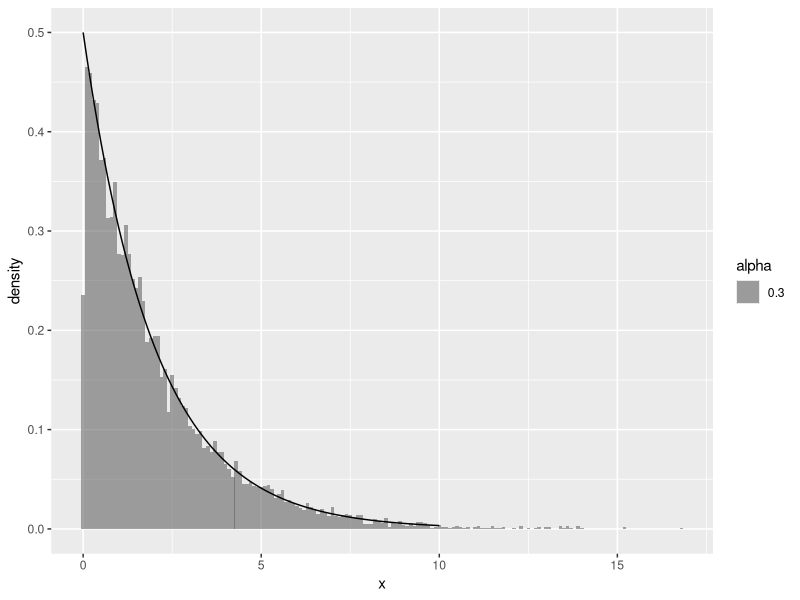

Here is the R script that generated this plot:
## ---- chunk 1
knitr::opts_chunk$set(echo = TRUE)
library(tidyverse)
## ---- chunk 2
sim.exp <- function(rate, n){
  u <- runif(n,0,1)
  return(-1/rate * log(1 - u))
}
## ---- chunk 3
rate <- 0.5
sim <- data.frame(x = sim.exp(rate, 10000))
x = seq(from = 0, to = 10, by = 0.1)
exact <- data.frame(x = x, y = rate*exp(-rate*x))

ggplot(sim) + geom_histogram(aes(x = x, y = ..density.., alpha = 0.3), binwidth = 0.1) + 
  geom_line(data = exact , aes(x = x, y = y))
